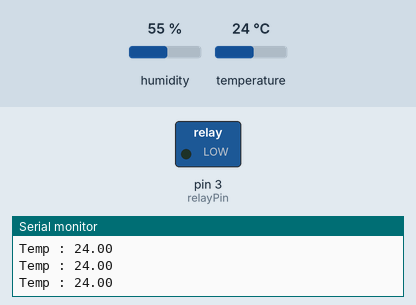
A sketch run on a simulated Arduino Uno, built with avr-gcc and run on an emulated ATmega328P. On the bench: switched loads named in the sketch (green lamp = pin HIGH), the last lines printed to the serial monitor. The inputs (shaded band) are chosen by the test bench; at power-on: temperature 24 °C, humidity 55 %.

Above: at 3.2 s.
3.3 s: temperature set to 27 °C
At 6.1 s:
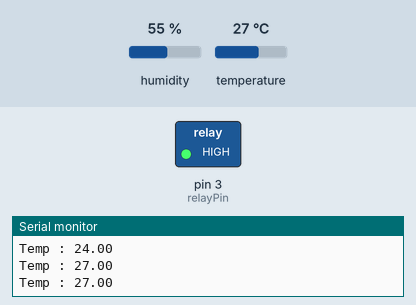
6.5 s: temperature set to 12 °C
At 7.8 s:
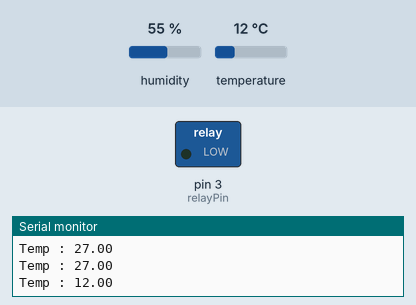
9.7 s: temperature set to 28 °C
At 10.6 s:
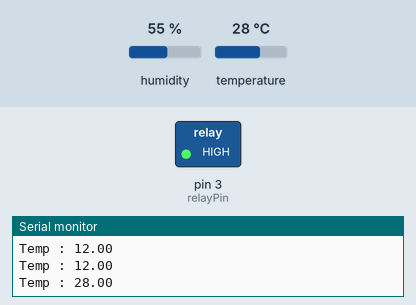
Timing chart, 0 to 12.7 s (numbered marks = the images above; inputs shaded):
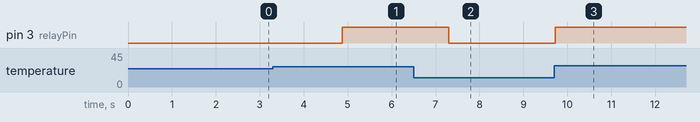

The sketch:

thermostat.ino
```cpp
// Thermostat avec DHT11 et relais.
// Le relais peut commander un petit ventilateur, pas directement du 220V.

#include <DHT.h>

#define DHTPIN 2
#define DHTTYPE DHT11

DHT dht(DHTPIN, DHTTYPE);
const int relayPin = 3;
const float maxTemp = 25.0;

void setup()
{
  dht.begin();
  pinMode(relayPin, OUTPUT);
  Serial.begin(9600);
}

void loop()
{
  float temp = dht.readTemperature();

  if (isnan(temp))
  {
    Serial.println("Lecture impossible");
    delay(1000);
    return;
  }

  Serial.print("Temp : ");
  Serial.println(temp);

  if (temp > maxTemp)
    digitalWrite(relayPin, HIGH);
  else
    digitalWrite(relayPin, LOW);

  delay(1200);
}
```

Measured:
- the behaviour switches between 25 and 26 °C on temperature (found by bisection; images 0 and 1)
- after the input at 3.3 s, pin 3 (relayPin): LOW → HIGH after 1.6 s
- after the input at 6.5 s, pin 3 (relayPin): HIGH → LOW after 0.80 s
- after the input at 9.7 s, pin 3 (relayPin): LOW → HIGH at once
